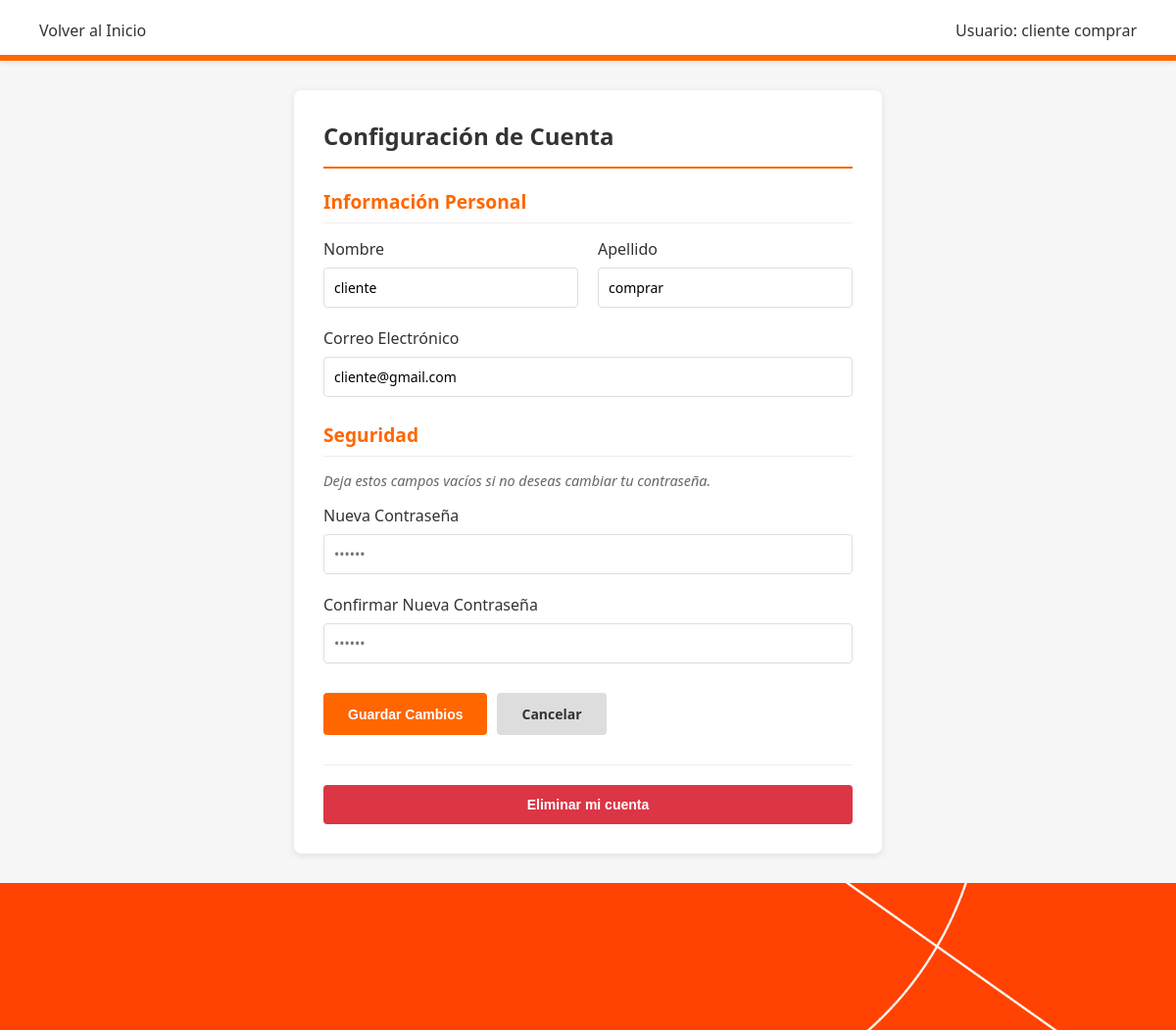
Page /manejo/mi-cuenta/ (signed in) on the committed database.
### miapp/models.py (models this page shows, shortened)
class Usuario(models.Model):
    id_usuario = models.AutoField(primary_key=True)
    nombre = models.CharField(max_length=30)
    apellido = models.CharField(max_length=25)
    mail = models.CharField(max_length=25)
    contraseña = models.CharField(max_length=12)
    rol = models.CharField(max_length=15)

### miapp/views.py (the view, shortened to what this page needs)
# urls.py: path('manejo/mi-cuenta/', views.configurar_cuenta, name='cuenta'),
def configurar_cuenta(request):
    if 'usuario_id' not in request.session:
        return redirect('crear_usuario')
    usuario_id = request.session['usuario_id']
    try:
        usuario = Usuario.objects.get(pk=usuario_id)
    except Usuario.DoesNotExist:
        request.session.flush()
        return redirect('crear_usuario')
    return render(request, 'cuenta.html', {'usuario': usuario})

### templates/cuenta.html (shortened to what this page needs)
{% load static %}
<!DOCTYPE html>
<html lang="es">
<head>
    <link rel="stylesheet" href="{% static 'tributarios.css' %}">
</head>
<body>
    <header class="main-header">
        <nav class="nav-links">
            <a href="{% url 'index' %}" class="nav-link">Volver al Inicio</a>
        </nav>
        <div class="user-session">
            <span class="username">Usuario: {{ usuario.nombre }} {{ usuario.apellido }}</span>
        </div>
    </header>
    <div class="main-container">
        <div class="content-section" style="margin: 0 auto; max-width: 600px;">
            <h2 class="tab-title">Configuración de Cuenta</h2>
            <form method="POST">
                <div class="section-title" style="margin-top: 0;">Información Personal</div>
                <div class="form-row">
                    <div class="form-group">
                        <label for="nombre">Nombre</label>
                        <input type="text" id="nombre" name="nombre" value="{{ usuario.nombre }}" required>
                    </div>
                    <div class="form-group">
                        <label for="apellido">Apellido</label>
                        <input type="text" id="apellido" name="apellido" value="{{ usuario.apellido }}" required>
                    </div>
                </div>
                <div class="form-group">
                    <label for="mail">Correo Electrónico</label>
                    <input type="email" id="mail" name="mail" value="{{ usuario.mail }}" required>
                </div>
                <div class="section-title">Seguridad</div>
                <p style="font-size: 0.9em; color: #666; margin-bottom: 15px;">
                    <em>Deja estos campos vacíos si no deseas cambiar tu contraseña.</em>
                </p>
                <div class="form-group">
                    <label for="password_new">Nueva Contraseña</label>
                    <input type="password" id="password_new" name="password_new" placeholder="••••••">
                </div>
                <div class="form-group">
                    <label for="password_confirm">Confirmar Nueva Contraseña</label>
                    <input type="password" id="password_confirm" name="password_confirm" placeholder="••••••">
                </div>
                <div class="btn-group" style="margin-top: 30px;">
                    <button type="submit" class="btn btn-primary">Guardar Cambios</button>
                    <a href="{% url 'index' %}" class="btn btn-secondary">Cancelar</a>
                </div>
            </form>
            <form action="{% url 'eliminar_cuenta' %}" method="POST" style="margin-top: 30px; border-top: 1px solid #eee; padding-top: 20px;" onsubmit="return confirm('¿Estás seguro? Esta acción eliminará tu cuenta permanentemente.');">
                <button type="submit" class="btn btn-danger" style="width: 100%;">
                    Eliminar mi cuenta
                </button>
            </form>
        </div>
    </div>
    <footer class="footer"></footer>
</body>
</html>

### miapp/static/tributarios.css (style rules this page uses)
:root { --primary-orange: #ff6600; --light-bg: #f7f7f7; --border-color: #ddd; --text-dark: #333; }
* { margin: 0; padding: 0; box-sizing: border-box; }
body { font-family: 'Segoe UI', Tahoma, Geneva, Verdana, sans-serif; background-color: var(--light-bg); color: var(--text-dark); display: flex; flex-direction: column; min-height: 100vh; }
.main-header { background-color: #fff; padding: 20px 40px; display: flex; justify-content: space-between; align-items: center; box-shadow: 0 2px 5px rgba(0,0,0,0.1); position: relative; }
.main-header::after { content: ''; position: absolute; bottom: 0; left: 0; right: 0; height: 6px; background: var(--primary-orange); }
.nav-links { display: flex; gap: 20px; }
.nav-link { text-decoration: none; color: var(--text-dark); font-weight: 500; transition: color 0.3s; }
.user-session { display: flex; align-items: center; gap: 15px; }
.username { font-weight: 500; }
.main-container { display: flex; flex: 1 0 auto; gap: 20px; padding: 30px; max-width: 1400px; margin: 0 auto; width: 100%; }
.content-section { flex: 1; background: #fff; border-radius: 8px; box-shadow: 0 2px 8px rgba(0,0,0,0.1); padding: 30px; }
.tab-title { font-size: 24px; font-weight: 700; color: var(--text-dark); margin-bottom: 20px; padding-bottom: 15px; border-bottom: 2px solid var(--primary-orange); }
.form-group { margin-bottom: 20px; }
.form-group label { display: block; margin-bottom: 8px; font-weight: 500; color: var(--text-dark); }
.form-group input, .form-group select, .form-group textarea { width: 100%; padding: 10px; border: 1px solid var(--border-color); border-radius: 4px; font-size: 14px; font-family: inherit; }
.form-row { display: grid; grid-template-columns: 1fr 1fr; gap: 20px; }
.btn-group { display: flex; gap: 10px; margin-top: 25px; }
.btn { padding: 12px 25px; border: none; border-radius: 4px; font-size: 14px; font-weight: 600; cursor: pointer; transition: all 0.3s; text-decoration: none; display: inline-block; }
.btn-primary { background-color: var(--primary-orange); color: white; }
.btn-secondary { background-color: #ddd; color: var(--text-dark); }
.btn-danger { background-color: #dc3545; color: white; }
.footer { background-image: url('/static/img/Banner.png'); background-size: cover; background-position: center; background-repeat: no-repeat; height: 150px; margin-top: auto; }

### templates/cuenta.html (style rules this page uses)
.section-title { color: var(--primary-orange); font-size: 1.2em; margin: 25px 0 15px 0; font-weight: 700; border-bottom: 1px solid #eee; padding-bottom: 8px; }

### rows in the picture
Usuario: nombre "cliente", apellido "comprar", mail "cliente@gmail.com"
